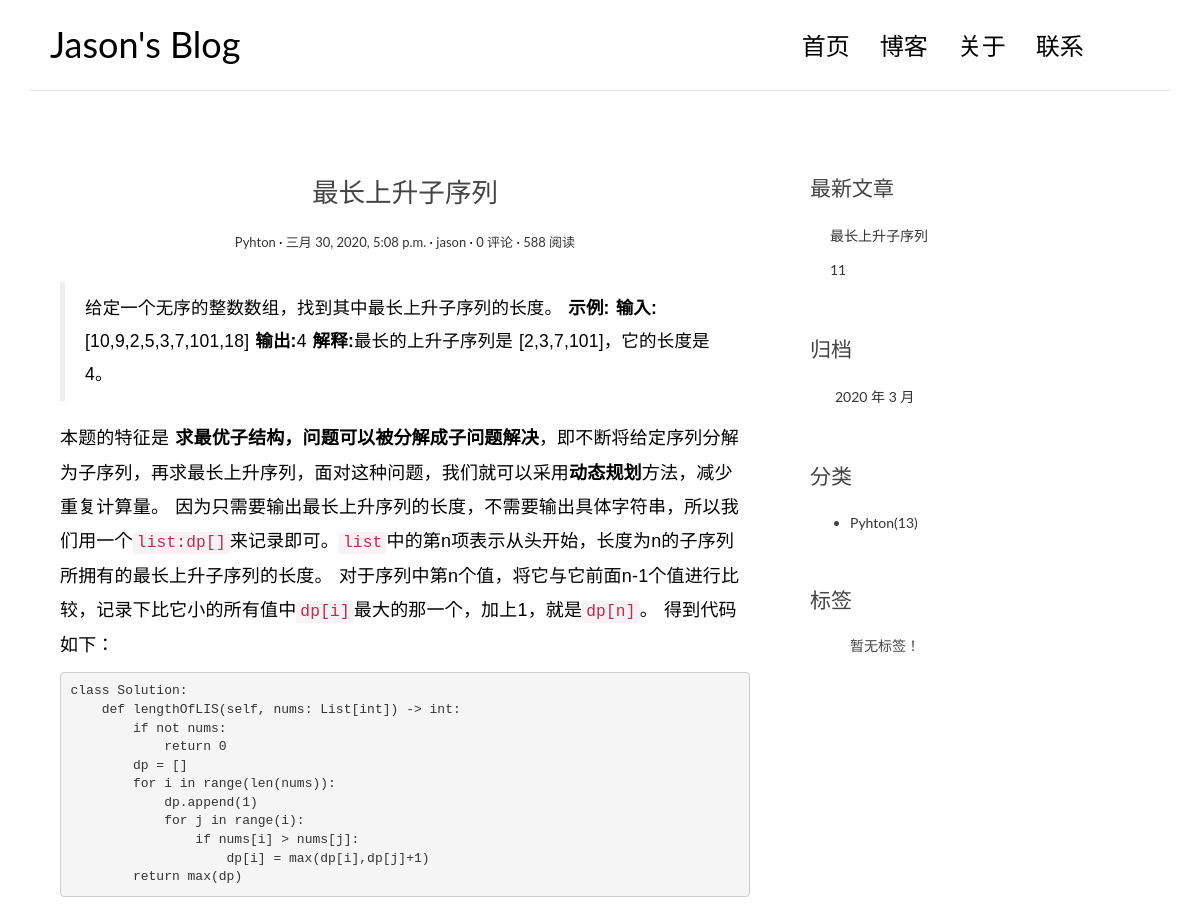
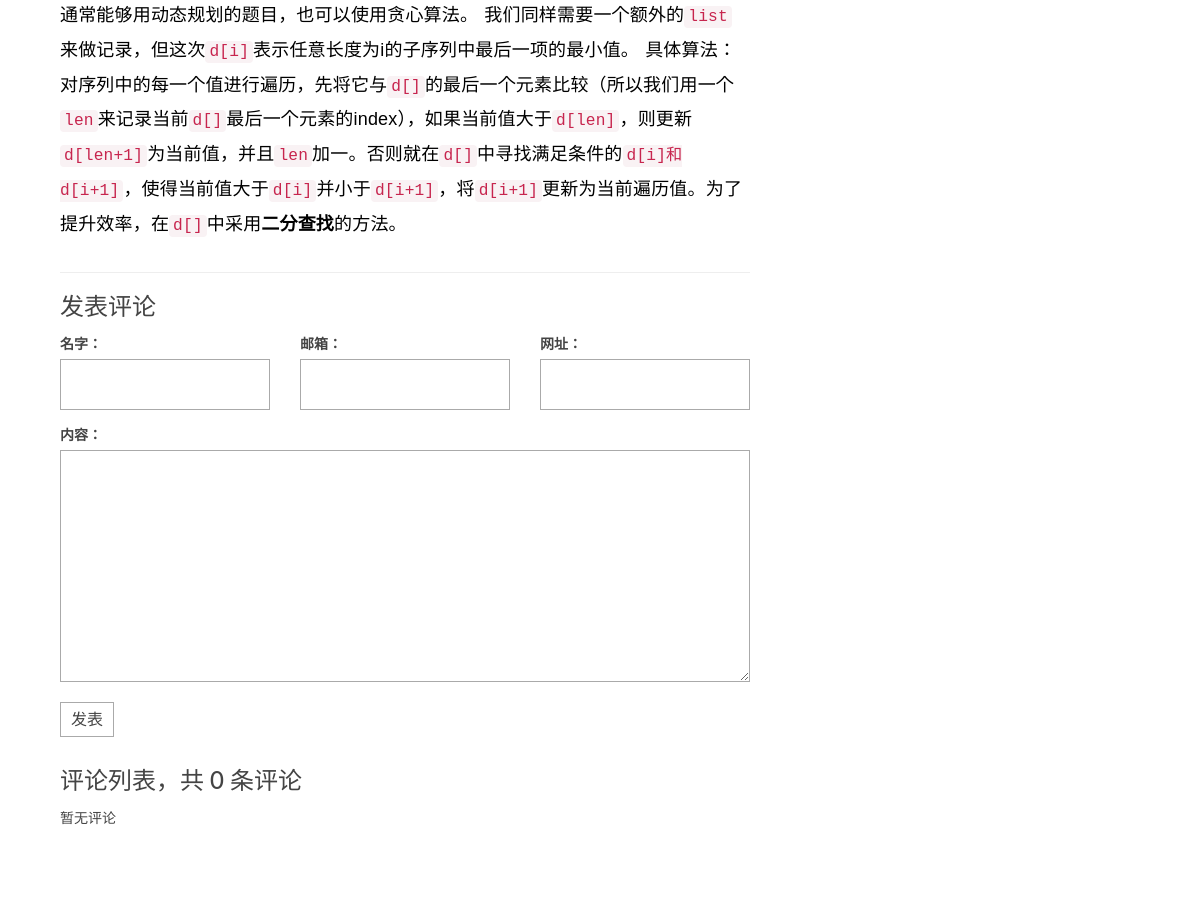
Page /posts/2/ on the committed database (2 pictures, top to bottom).
### blog/models.py (models this page shows, shortened)
class Post(models.Model):
    class Meta:
        verbose_name = '文章'
        verbose_name_plural = verbose_name
        ordering = ['-created_time']
    title = models.CharField('标题', max_length=70)
    body = models.TextField('正文')
    abstract = models.CharField('摘要', max_length=200,blank=True)
    created_time = models.DateTimeField('创建时间', default=timezone.now)
    modified_time = models.DateTimeField('修改时间',)
    category = models.ForeignKey(Category, verbose_name='分类', on_delete=models.CASCADE)
    tag = models.ManyToManyField(Tag, verbose_name='标签', blank=True)
    author = models.ForeignKey(User, verbose_name='作者', on_delete=models.CASCADE)
    def get_absolute_url(self):
        return reverse('blog:detail', kwargs={'pk': self.pk})

class Category(models.Model):
    name = models.CharField(max_length=100)
    class Meta:
        verbose_name = '分类'
        verbose_name_plural = verbose_name

### blog/views.py (the view)
# urls.py: path('posts/<int:pk>/', views.detail, name='detail'),
def detail(request, pk):
    post = get_object_or_404(Post, pk=pk)
    md = markdown.Markdown(extensions=['markdown.extensions.extra','markdown.extensions.codehilite',
                                       TocExtension(slugify=slugify)])
    post.body = md.convert(post.body)
    post.toc = md.toc
    m = re.search(r'<div class="toc">\s*<ul>(.*)</ul>\s*</div>', md.toc, re.S)
    post.toc = m.group(1) if m is not None else ''
    return render(request, 'blog/detail.html', context={'post': post})

### comments/forms.py
class CommentForm(forms.ModelForm):
    class Meta:
        model = Comment
        fields = ['name', 'email', 'url', 'text']

### blog/templatetags/blog_extras.py (called while the page is built)
@register.inclusion_tag('blog/inclusions/_recent_posts.html', takes_context=True)
def show_recent_posts(context, num=5):
    return {
        'recent_post_list': Post.objects.all().order_by('-created_time')[:num]
    }

@register.inclusion_tag('blog/inclusions/_archives.html',takes_context=True)
def show_archives(context):
    return {'date_list':Post.objects.dates('created_time', 'month', order='DESC')}

@register.inclusion_tag('blog/inclusions/_categories.html',takes_context=True)
def show_categories(context):
    return {'category_list': Category.objects.all()}

@register.inclusion_tag('blog/inclusions/_tags.html', takes_context=True)
def show_tags(context):
    return {
        'tag_list': Tag.objects.all(),
    }

### comments/templatetags/comments_extras.py (called while the page is built)
@register.inclusion_tag('comments/inclusions/_form.html', takes_context=True)
def show_comment_form(context, post, form=None):
    if form is None:
        form = CommentForm()
    return {
        'form': form,
        'post': post,
    }

@register.inclusion_tag('comments/inclusions/_list.html', takes_context=True)
def show_comments(context, post):
    comment_list = post.comment_set.all().order_by('-created_time')
    comment_count = comment_list.count()
    return {
        'comment_list': comment_list,
        'comment_count': comment_count,
    }

### templates/blog/detail.html (shortened to what this page needs)
<!DOCTYPE html>
{% extends 'base.html'%}
{% load comments_extras %}
{% block main %}
    <article class="post post{{post.pk}}">
        <header class="entry-header">
            <h1 class="entry-title">{{post.title}}</h1>
            <div class="entry-meta">
                <span class="post-category"><a href="#">{{post.category.name}}</a></span>
                <span class="post-date"><a href="#"><time class="entry-date"
                                                          datetime="{{post.created_time}}">{{post.created_time}}</time></a></span>
                <span class="post-author"><a href="#">{{post.author}}</a></span>
                <span class="comments-link"><a href="#comment-area">{{post.comment_set.count}} 评论</a></span>
                <span class="views-count"><a href="#">588 阅读</a></span>
            </div>
        </header>
        <div class="entry-content clearfix">
            {{post.body|safe }}
        </div>
    </article>
    <section class="comment-area" id="comment-area">
        <hr>
        <h3>发表评论</h3>
        {% show_comment_form post %}
        <div class="comment-list-panel">
            {% show_comments post %}
        </div>
    </section>
{% endblock main %}

### templates/blog/inclusions/_recent_posts.html
<div class="widget widget-recent-posts">
  <h3 class="widget-title">最新文章</h3>
  <ul>
    {% for post in recent_post_list %}
      <li>
        <a href="{{ post.get_absolute_url }}">{{ post.title }}</a>
      </li>
    {% empty %}
      暂无文章！
    {% endfor %}
  </ul>
</div>

### templates/blog/inclusions/_categories.html
<div class="widget widget-categories">
  <h3 class="widget-title">分类</h3>
  <ul>
    {% for category in category_list %}
      <li>
        <a href="{% url 'blog:category' category.pk %}">{{category.name}}<span class="post-count">(13)</span></a>
      </li>
    {% endfor %}
  </ul>
</div>

### blog/static/blog/css/custom.css (style rules this page uses)
* { outline: none; }
h1, h2, h3, h4, h5, h6 { margin-top: 0; }
a { color: #333; }
body { color: #444; font-family: 'Lato', sans-serif; }
p { font-family: 'Ubuntu', sans-serif; font-weight: 400; word-spacing: 1px; letter-spacing: 0.01em; }
.post { background: #fff; padding: 30px 30px 0; }
.entry-title { text-align: center; font-size: 1.9em; margin-bottom: 20px; line-height: 1.6; padding: 10px 20px 0; }
.entry-meta { text-align: center; color: #DDDDDD; font-size: 13px; margin-bottom: 30px; }
.entry-content { font-size: 18px; line-height: 1.9; font-weight: 300; color: #000; }
.post-category::after, .post-date::after, .post-author::after, .comments-link::after { content: ' ·'; color: #000; }
.widget { background: #fff; padding: 30px 0 0; }
.widget-title { font-size: 1.5em; margin-bottom: 20px; line-height: 1.6; padding: 10px 0 0; font-weight: 400; }
.widget-recent-posts ul { padding: 0; margin: 0; padding-left: 20px; }
.widget-recent-posts ul li { list-style-type: none; position: relative; line-height: 170%; margin-bottom: 10px; }
.widget-recent-posts ul li::before { content: '\f3d3'; font-family: "Ionicons"; position: absolute; left: -17px; top: 3px; font-size: 16px; color: #000; }
.contact-form input, .comment-form input { border: 1px solid #aaa; margin-bottom: 15px; width: 100%; padding: 15px 15px; font-size: 16px; line-height: 100%; transition: 0.4s border-color linear; }
.contact-form textarea, .comment-form textarea { border: 1px solid #aaa; margin-bottom: 15px; width: 100%; padding: 15px 15px; font-size: 16px; line-height: 20px !important; min-height: 183px; transition: 0.4s border-color linear; }
.comment-area { padding: 0 30px 0; }
.comment-list-panel { margin-top: 30px; }

### templates/base.html (style rules this page uses)
.codehilite { padding: 0; }

### rows in the picture
Post: title "最长上升子序列", category.name "Pyhton", created_time "三月 30, 2020, 5:08 p.m.", author "jason", comment_set.count "0", body "给定一个无序的整数数组，找到其中最长上升子序列的长度。 示例: 输入: [10,9,2,5,3,7,101,18] 输出: 4 解释: 最长的上升子序列是 [2,3,7,101]，它的长度是 4。 本题的特征是 求最优子结构，问题可以被分解成子问题解决 ，即不断将给定序列分解为子序列，再求最长上升序列，面对这种问题，我们就可以采用 动态规划 方法，减少重复计算量。 因为只需要输出最长上升序列的长度，不需要输出具体字符串，所以我们用一个 list:dp[] 来记录即可。 list 中的第n项表示从头开始，长度为n的子序列所拥有的最长上升子序列的长度。 对于序列中第n个值，将它与它前面n-1个值进行比较，记录下比它小的所有值中 dp[i] 最大的那一个，加上1，就是 dp[n] 。 得到代码如下： class Solution : def lengthOfLIS ( self , nums : List [ int ] ) -> int : if not nums : return 0 dp = [] for i in range ( len ( nums )) : dp . append ( 1 ) for j in range ( i ) : if nums [ i ] > nums [ j ] : dp [ i ] = max ( dp [ i ] , dp [ j ]+ 1 ) return max ( dp ) 通常能够用动态规划的题目，也可以使用贪心算法。 我们同样需要一个额外的 list 来做记录，但这次 d[i] 表示任意长度为i的子序列中最后一项的最小值。…"
Post: title "11"
Category: name "Pyhton"

### other values in the picture
{{ comment_count }} "0"
{{ date.year }} "2020"
{{ date.month }} "3"
